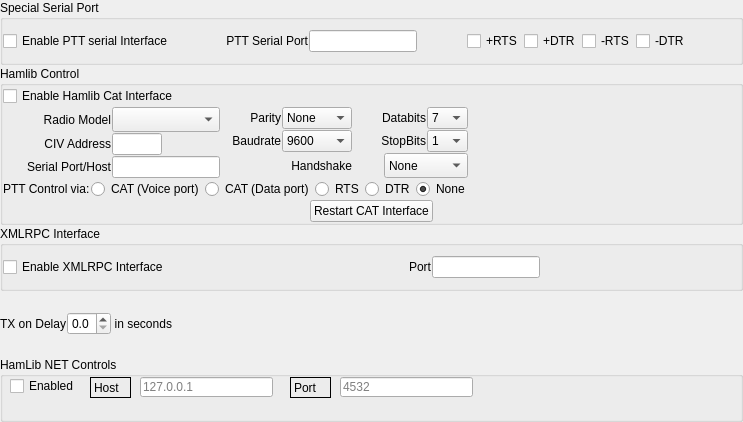
<?xml version="1.0" encoding="UTF-8"?>
<ui version="4.0">
 <class>rigConfig</class>
 <widget class="QWidget" name="rigConfig">
  <property name="geometry">
   <rect>
    <x>0</x>
    <y>0</y>
    <width>743</width>
    <height>422</height>
   </rect>
  </property>
  <property name="font">
   <font>
    <pointsize>9</pointsize>
   </font>
  </property>
  <property name="windowTitle">
   <string>Form</string>
  </property>
  <layout class="QVBoxLayout" name="verticalLayout_2">
   <property name="spacing">
    <number>1</number>
   </property>
   <property name="leftMargin">
    <number>0</number>
   </property>
   <property name="topMargin">
    <number>0</number>
   </property>
   <property name="rightMargin">
    <number>0</number>
   </property>
   <property name="bottomMargin">
    <number>0</number>
   </property>
   <item>
    <widget class="QGroupBox" name="groupBox_2">
     <property name="autoFillBackground">
      <bool>true</bool>
     </property>
     <property name="title">
      <string>Special Serial Port</string>
     </property>
     <layout class="QHBoxLayout" name="horizontalLayout_7">
      <property name="spacing">
       <number>1</number>
      </property>
      <property name="leftMargin">
       <number>0</number>
      </property>
      <property name="topMargin">
       <number>0</number>
      </property>
      <property name="rightMargin">
       <number>0</number>
      </property>
      <property name="bottomMargin">
       <number>0</number>
      </property>
      <item>
       <widget class="QCheckBox" name="enablePTTCheckBox">
        <property name="text">
         <string>Enable PTT serial Interface</string>
        </property>
       </widget>
      </item>
      <item>
       <spacer name="horizontalSpacer_8">
        <property name="orientation">
         <enum>Qt::Horizontal</enum>
        </property>
        <property name="sizeHint" stdset="0">
         <size>
          <width>19</width>
          <height>20</height>
         </size>
        </property>
       </spacer>
      </item>
      <item>
       <widget class="QLabel" name="serialInterfaceTextLabel_4">
        <property name="minimumSize">
         <size>
          <width>60</width>
          <height>0</height>
         </size>
        </property>
        <property name="text">
         <string>PTT Serial Port</string>
        </property>
        <property name="alignment">
         <set>Qt::AlignRight|Qt::AlignTrailing|Qt::AlignVCenter</set>
        </property>
        <property name="wordWrap">
         <bool>false</bool>
        </property>
       </widget>
      </item>
      <item>
       <widget class="QLineEdit" name="pttSerialPortLineEdit">
        <property name="sizePolicy">
         <sizepolicy hsizetype="Preferred" vsizetype="Fixed">
          <horstretch>0</horstretch>
          <verstretch>0</verstretch>
         </sizepolicy>
        </property>
       </widget>
      </item>
      <item>
       <spacer name="horizontalSpacer_15">
        <property name="orientation">
         <enum>Qt::Horizontal</enum>
        </property>
        <property name="sizeHint" stdset="0">
         <size>
          <width>20</width>
          <height>20</height>
         </size>
        </property>
       </spacer>
      </item>
      <item>
       <widget class="QCheckBox" name="RTSCheckBox">
        <property name="text">
         <string>+RTS</string>
        </property>
       </widget>
      </item>
      <item>
       <widget class="QCheckBox" name="DTRCheckBox">
        <property name="text">
         <string>+DTR</string>
        </property>
       </widget>
      </item>
      <item>
       <widget class="QCheckBox" name="nRTSCheckBox">
        <property name="text">
         <string>-RTS</string>
        </property>
       </widget>
      </item>
      <item>
       <widget class="QCheckBox" name="nDTRCheckBox">
        <property name="text">
         <string>-DTR</string>
        </property>
       </widget>
      </item>
      <item>
       <spacer name="horizontalSpacer_11">
        <property name="orientation">
         <enum>Qt::Horizontal</enum>
        </property>
        <property name="sizeHint" stdset="0">
         <size>
          <width>19</width>
          <height>20</height>
         </size>
        </property>
       </spacer>
      </item>
     </layout>
    </widget>
   </item>
   <item>
    <widget class="QGroupBox" name="groupBox">
     <property name="autoFillBackground">
      <bool>true</bool>
     </property>
     <property name="title">
      <string>Hamlib Control</string>
     </property>
     <layout class="QVBoxLayout" name="verticalLayout">
      <property name="spacing">
       <number>1</number>
      </property>
      <property name="leftMargin">
       <number>0</number>
      </property>
      <property name="topMargin">
       <number>0</number>
      </property>
      <property name="rightMargin">
       <number>0</number>
      </property>
      <property name="bottomMargin">
       <number>0</number>
      </property>
      <item>
       <widget class="QCheckBox" name="enableCATCheckBox">
        <property name="text">
         <string>Enable Hamlib Cat Interface</string>
        </property>
       </widget>
      </item>
      <item>
       <layout class="QHBoxLayout" name="horizontalLayout" stretch="0,0,1">
        <item>
         <layout class="QGridLayout" name="gridLayout_2">
          <property name="verticalSpacing">
           <number>1</number>
          </property>
          <item row="0" column="0">
           <widget class="QLabel" name="serialInterfaceTextLabel_2">
            <property name="minimumSize">
             <size>
              <width>60</width>
              <height>0</height>
             </size>
            </property>
            <property name="text">
             <string>Radio Model</string>
            </property>
            <property name="alignment">
             <set>Qt::AlignRight|Qt::AlignTrailing|Qt::AlignVCenter</set>
            </property>
            <property name="wordWrap">
             <bool>false</bool>
            </property>
           </widget>
          </item>
          <item row="0" column="1">
           <widget class="QComboBox" name="radioModelComboBox">
            <property name="font">
             <font>
              <family>Ubuntu Mono</family>
              <weight>75</weight>
              <italic>false</italic>
              <bold>true</bold>
              <kerning>false</kerning>
             </font>
            </property>
           </widget>
          </item>
          <item row="1" column="0">
           <widget class="QLabel" name="serialInterfaceTextLabel_3">
            <property name="minimumSize">
             <size>
              <width>60</width>
              <height>0</height>
             </size>
            </property>
            <property name="text">
             <string>CIV Address</string>
            </property>
            <property name="alignment">
             <set>Qt::AlignRight|Qt::AlignTrailing|Qt::AlignVCenter</set>
            </property>
            <property name="wordWrap">
             <bool>false</bool>
            </property>
           </widget>
          </item>
          <item row="1" column="1">
           <widget class="QLineEdit" name="civAddressLineEdit">
            <property name="maximumSize">
             <size>
              <width>50</width>
              <height>16777215</height>
             </size>
            </property>
           </widget>
          </item>
          <item row="2" column="0">
           <widget class="QLabel" name="serialInterfaceTextLabel">
            <property name="minimumSize">
             <size>
              <width>108</width>
              <height>0</height>
             </size>
            </property>
            <property name="text">
             <string>Serial Port/Host</string>
            </property>
            <property name="alignment">
             <set>Qt::AlignRight|Qt::AlignTrailing|Qt::AlignVCenter</set>
            </property>
            <property name="wordWrap">
             <bool>false</bool>
            </property>
           </widget>
          </item>
          <item row="2" column="1">
           <widget class="QLineEdit" name="serialPortLineEdit">
            <property name="sizePolicy">
             <sizepolicy hsizetype="Preferred" vsizetype="Fixed">
              <horstretch>0</horstretch>
              <verstretch>0</verstretch>
             </sizepolicy>
            </property>
           </widget>
          </item>
         </layout>
        </item>
        <item>
         <layout class="QGridLayout" name="gridLayout">
          <property name="verticalSpacing">
           <number>1</number>
          </property>
          <item row="0" column="0">
           <widget class="QLabel" name="serialInterfaceTextLabel_8">
            <property name="minimumSize">
             <size>
              <width>60</width>
              <height>0</height>
             </size>
            </property>
            <property name="text">
             <string>Parity</string>
            </property>
            <property name="alignment">
             <set>Qt::AlignRight|Qt::AlignTrailing|Qt::AlignVCenter</set>
            </property>
            <property name="wordWrap">
             <bool>false</bool>
            </property>
           </widget>
          </item>
          <item row="0" column="1">
           <widget class="QComboBox" name="parityComboBox">
            <property name="maximumSize">
             <size>
              <width>70</width>
              <height>16777215</height>
             </size>
            </property>
            <item>
             <property name="text">
              <string>None</string>
             </property>
            </item>
            <item>
             <property name="text">
              <string>Odd</string>
             </property>
            </item>
            <item>
             <property name="text">
              <string>Even</string>
             </property>
            </item>
           </widget>
          </item>
          <item row="0" column="2" colspan="2">
           <widget class="QLabel" name="serialInterfaceTextLabel_9">
            <property name="minimumSize">
             <size>
              <width>60</width>
              <height>0</height>
             </size>
            </property>
            <property name="text">
             <string>Databits</string>
            </property>
            <property name="alignment">
             <set>Qt::AlignRight|Qt::AlignTrailing|Qt::AlignVCenter</set>
            </property>
            <property name="wordWrap">
             <bool>false</bool>
            </property>
           </widget>
          </item>
          <item row="0" column="4">
           <widget class="QComboBox" name="databitsComboBox">
            <item>
             <property name="text">
              <string>7</string>
             </property>
            </item>
            <item>
             <property name="text">
              <string>8</string>
             </property>
            </item>
           </widget>
          </item>
          <item row="1" column="0">
           <widget class="QLabel" name="serialPortTextLabel">
            <property name="minimumSize">
             <size>
              <width>60</width>
              <height>0</height>
             </size>
            </property>
            <property name="text">
             <string>Baudrate</string>
            </property>
            <property name="alignment">
             <set>Qt::AlignRight|Qt::AlignTrailing|Qt::AlignVCenter</set>
            </property>
            <property name="wordWrap">
             <bool>false</bool>
            </property>
           </widget>
          </item>
          <item row="1" column="1">
           <widget class="QComboBox" name="baudrateComboBox">
            <property name="maximumSize">
             <size>
              <width>70</width>
              <height>16777215</height>
             </size>
            </property>
            <property name="currentIndex">
             <number>5</number>
            </property>
            <item>
             <property name="text">
              <string>300</string>
             </property>
            </item>
            <item>
             <property name="text">
              <string>600</string>
             </property>
            </item>
            <item>
             <property name="text">
              <string>1200</string>
             </property>
            </item>
            <item>
             <property name="text">
              <string>2400</string>
             </property>
            </item>
            <item>
             <property name="text">
              <string>4800</string>
             </property>
            </item>
            <item>
             <property name="text">
              <string>9600</string>
             </property>
            </item>
            <item>
             <property name="text">
              <string>19200</string>
             </property>
            </item>
            <item>
             <property name="text">
              <string>38400</string>
             </property>
            </item>
            <item>
             <property name="text">
              <string>57600</string>
             </property>
            </item>
            <item>
             <property name="text">
              <string>115200</string>
             </property>
            </item>
            <item>
             <property name="text">
              <string>230400</string>
             </property>
            </item>
            <item>
             <property name="text">
              <string>460800</string>
             </property>
            </item>
           </widget>
          </item>
          <item row="1" column="2" colspan="2">
           <widget class="QLabel" name="stopbitsTextLabel">
            <property name="minimumSize">
             <size>
              <width>60</width>
              <height>0</height>
             </size>
            </property>
            <property name="text">
             <string>StopBits</string>
            </property>
            <property name="alignment">
             <set>Qt::AlignRight|Qt::AlignTrailing|Qt::AlignVCenter</set>
            </property>
            <property name="wordWrap">
             <bool>false</bool>
            </property>
           </widget>
          </item>
          <item row="1" column="4">
           <widget class="QComboBox" name="stopbitsComboBox">
            <item>
             <property name="text">
              <string>1</string>
             </property>
            </item>
            <item>
             <property name="text">
              <string>2</string>
             </property>
            </item>
           </widget>
          </item>
          <item row="2" column="0" colspan="2">
           <widget class="QLabel" name="serialInterfaceTextLabel_6">
            <property name="minimumSize">
             <size>
              <width>60</width>
              <height>0</height>
             </size>
            </property>
            <property name="text">
             <string>Handshake</string>
            </property>
            <property name="alignment">
             <set>Qt::AlignRight|Qt::AlignTrailing|Qt::AlignVCenter</set>
            </property>
            <property name="wordWrap">
             <bool>false</bool>
            </property>
           </widget>
          </item>
          <item row="2" column="3" colspan="2">
           <widget class="QComboBox" name="handshakeComboBox">
            <property name="sizePolicy">
             <sizepolicy hsizetype="Preferred" vsizetype="Preferred">
              <horstretch>0</horstretch>
              <verstretch>0</verstretch>
             </sizepolicy>
            </property>
            <item>
             <property name="text">
              <string>None</string>
             </property>
            </item>
            <item>
             <property name="text">
              <string>Hardware</string>
             </property>
            </item>
            <item>
             <property name="text">
              <string>XOn/XOff</string>
             </property>
            </item>
           </widget>
          </item>
         </layout>
        </item>
        <item>
         <spacer name="horizontalSpacer">
          <property name="orientation">
           <enum>Qt::Horizontal</enum>
          </property>
          <property name="sizeHint" stdset="0">
           <size>
            <width>40</width>
            <height>20</height>
           </size>
          </property>
         </spacer>
        </item>
       </layout>
      </item>
      <item>
       <layout class="QHBoxLayout" name="horizontalLayout_11">
        <item>
         <widget class="QLabel" name="label">
          <property name="text">
           <string>PTT Control via:</string>
          </property>
         </widget>
        </item>
        <item>
         <widget class="QRadioButton" name="catVoiceRadioButton">
          <property name="enabled">
           <bool>true</bool>
          </property>
          <property name="toolTip">
           <string extracomment="PTT with voice port as input"/>
          </property>
          <property name="text">
           <string>CAT (Voice port)</string>
          </property>
         </widget>
        </item>
        <item>
         <widget class="QRadioButton" name="catDataRadioButton">
          <property name="enabled">
           <bool>true</bool>
          </property>
          <property name="toolTip">
           <string/>
          </property>
          <property name="whatsThis">
           <string/>
          </property>
          <property name="text">
           <string>CAT (Data port)</string>
          </property>
         </widget>
        </item>
        <item>
         <widget class="QRadioButton" name="rtsRadioButton">
          <property name="text">
           <string>RTS</string>
          </property>
         </widget>
        </item>
        <item>
         <widget class="QRadioButton" name="dtrRadioButton">
          <property name="text">
           <string>DTR</string>
          </property>
         </widget>
        </item>
        <item>
         <widget class="QRadioButton" name="noPttRadioButton">
          <property name="text">
           <string>None</string>
          </property>
          <property name="checked">
           <bool>true</bool>
          </property>
         </widget>
        </item>
        <item>
         <spacer name="horizontalSpacer_12">
          <property name="orientation">
           <enum>Qt::Horizontal</enum>
          </property>
          <property name="sizeHint" stdset="0">
           <size>
            <width>40</width>
            <height>20</height>
           </size>
          </property>
         </spacer>
        </item>
       </layout>
      </item>
      <item>
       <layout class="QHBoxLayout" name="horizontalLayout_6">
        <item>
         <spacer name="horizontalSpacer_9">
          <property name="orientation">
           <enum>Qt::Horizontal</enum>
          </property>
          <property name="sizeHint" stdset="0">
           <size>
            <width>40</width>
            <height>20</height>
           </size>
          </property>
         </spacer>
        </item>
        <item>
         <widget class="QPushButton" name="restartPushButton">
          <property name="text">
           <string>Restart CAT Interface</string>
          </property>
         </widget>
        </item>
        <item>
         <spacer name="horizontalSpacer_10">
          <property name="orientation">
           <enum>Qt::Horizontal</enum>
          </property>
          <property name="sizeHint" stdset="0">
           <size>
            <width>40</width>
            <height>20</height>
           </size>
          </property>
         </spacer>
        </item>
       </layout>
      </item>
     </layout>
    </widget>
   </item>
   <item>
    <widget class="QGroupBox" name="groupBox_3">
     <property name="autoFillBackground">
      <bool>true</bool>
     </property>
     <property name="title">
      <string>XMLRPC Interface</string>
     </property>
     <layout class="QHBoxLayout" name="horizontalLayout_8">
      <property name="spacing">
       <number>1</number>
      </property>
      <property name="leftMargin">
       <number>0</number>
      </property>
      <property name="topMargin">
       <number>0</number>
      </property>
      <property name="rightMargin">
       <number>0</number>
      </property>
      <property name="bottomMargin">
       <number>0</number>
      </property>
      <item>
       <widget class="QCheckBox" name="enableXMLRPCCheckBox">
        <property name="text">
         <string>Enable XMLRPC Interface</string>
        </property>
       </widget>
      </item>
      <item>
       <spacer name="horizontalSpacer_14">
        <property name="orientation">
         <enum>Qt::Horizontal</enum>
        </property>
        <property name="sizeHint" stdset="0">
         <size>
          <width>138</width>
          <height>20</height>
         </size>
        </property>
       </spacer>
      </item>
      <item>
       <widget class="QLabel" name="serialInterfaceTextLabel_5">
        <property name="minimumSize">
         <size>
          <width>60</width>
          <height>0</height>
         </size>
        </property>
        <property name="text">
         <string>Port</string>
        </property>
        <property name="alignment">
         <set>Qt::AlignRight|Qt::AlignTrailing|Qt::AlignVCenter</set>
        </property>
        <property name="wordWrap">
         <bool>false</bool>
        </property>
       </widget>
      </item>
      <item>
       <widget class="QLineEdit" name="XMLRPCPortLineEdit">
        <property name="sizePolicy">
         <sizepolicy hsizetype="Preferred" vsizetype="Fixed">
          <horstretch>0</horstretch>
          <verstretch>0</verstretch>
         </sizepolicy>
        </property>
       </widget>
      </item>
      <item>
       <spacer name="horizontalSpacer_5">
        <property name="orientation">
         <enum>Qt::Horizontal</enum>
        </property>
        <property name="sizeHint" stdset="0">
         <size>
          <width>138</width>
          <height>20</height>
         </size>
        </property>
       </spacer>
      </item>
     </layout>
    </widget>
   </item>
   <item>
    <layout class="QHBoxLayout" name="horizontalLayout_12">
     <item>
      <widget class="QLabel" name="serialPortTextLabel_2">
       <property name="minimumSize">
        <size>
         <width>60</width>
         <height>0</height>
        </size>
       </property>
       <property name="text">
        <string>TX on Delay</string>
       </property>
       <property name="alignment">
        <set>Qt::AlignRight|Qt::AlignTrailing|Qt::AlignVCenter</set>
       </property>
       <property name="wordWrap">
        <bool>false</bool>
       </property>
      </widget>
     </item>
     <item>
      <widget class="QDoubleSpinBox" name="txOnDelayDoubleSpinBox">
       <property name="decimals">
        <number>1</number>
       </property>
       <property name="maximum">
        <double>5.000000000000000</double>
       </property>
       <property name="singleStep">
        <double>0.100000000000000</double>
       </property>
      </widget>
     </item>
     <item>
      <widget class="QLabel" name="serialPortTextLabel_3">
       <property name="minimumSize">
        <size>
         <width>60</width>
         <height>0</height>
        </size>
       </property>
       <property name="text">
        <string>in seconds</string>
       </property>
       <property name="alignment">
        <set>Qt::AlignRight|Qt::AlignTrailing|Qt::AlignVCenter</set>
       </property>
       <property name="wordWrap">
        <bool>false</bool>
       </property>
      </widget>
     </item>
     <item>
      <spacer name="horizontalSpacer_13">
       <property name="orientation">
        <enum>Qt::Horizontal</enum>
       </property>
       <property name="sizeHint" stdset="0">
        <size>
         <width>40</width>
         <height>20</height>
        </size>
       </property>
      </spacer>
     </item>
    </layout>
   </item>
   <item>
    <widget class="QGroupBox" name="groupBox_4">
     <property name="maximumSize">
      <size>
       <width>16777215</width>
       <height>350</height>
      </size>
     </property>
     <property name="title">
      <string>HamLib NET Controls</string>
     </property>
     <widget class="QLabel" name="label_2">
      <property name="geometry">
       <rect>
        <x>90</x>
        <y>20</y>
        <width>41</width>
        <height>21</height>
       </rect>
      </property>
      <property name="maximumSize">
       <size>
        <width>100</width>
        <height>16777215</height>
       </size>
      </property>
      <property name="frameShape">
       <enum>QFrame::Box</enum>
      </property>
      <property name="text">
       <string>Host</string>
      </property>
     </widget>
     <widget class="QCheckBox" name="hamNetCheck">
      <property name="geometry">
       <rect>
        <x>10</x>
        <y>20</y>
        <width>71</width>
        <height>18</height>
       </rect>
      </property>
      <property name="maximumSize">
       <size>
        <width>100</width>
        <height>16777215</height>
       </size>
      </property>
      <property name="text">
       <string>Enabled</string>
      </property>
     </widget>
     <widget class="QLineEdit" name="hamlibIpEdit">
      <property name="geometry">
       <rect>
        <x>140</x>
        <y>20</y>
        <width>133</width>
        <height>20</height>
       </rect>
      </property>
      <property name="sizePolicy">
       <sizepolicy hsizetype="Preferred" vsizetype="Fixed">
        <horstretch>0</horstretch>
        <verstretch>0</verstretch>
       </sizepolicy>
      </property>
      <property name="placeholderText">
       <string>127.0.0.1</string>
      </property>
     </widget>
     <widget class="QLabel" name="label_3">
      <property name="geometry">
       <rect>
        <x>290</x>
        <y>20</y>
        <width>41</width>
        <height>21</height>
       </rect>
      </property>
      <property name="maximumSize">
       <size>
        <width>100</width>
        <height>16777215</height>
       </size>
      </property>
      <property name="frameShape">
       <enum>QFrame::Box</enum>
      </property>
      <property name="text">
       <string>Port</string>
      </property>
     </widget>
     <widget class="QLineEdit" name="hamLibPortEdit">
      <property name="geometry">
       <rect>
        <x>340</x>
        <y>20</y>
        <width>133</width>
        <height>20</height>
       </rect>
      </property>
      <property name="sizePolicy">
       <sizepolicy hsizetype="Preferred" vsizetype="Fixed">
        <horstretch>0</horstretch>
        <verstretch>0</verstretch>
       </sizepolicy>
      </property>
      <property name="placeholderText">
       <string>4532</string>
      </property>
     </widget>
    </widget>
   </item>
  </layout>
 </widget>
 <resources/>
 <connections/>
</ui>
